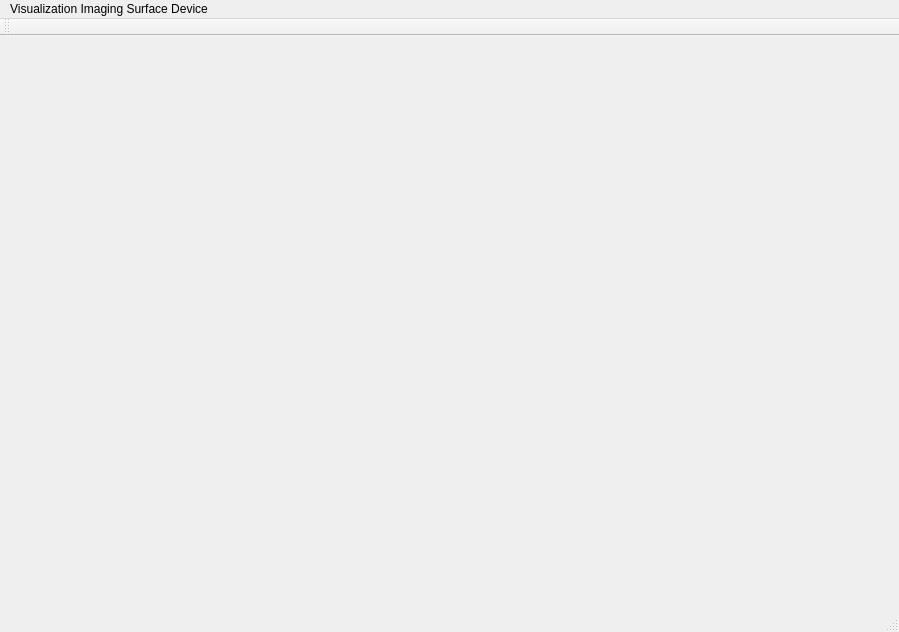
<?xml version="1.0" encoding="UTF-8"?>
<ui version="4.0">
 <class>MainWindow</class>
 <widget class="QMainWindow" name="MainWindow">
  <property name="geometry">
   <rect>
    <x>0</x>
    <y>0</y>
    <width>899</width>
    <height>632</height>
   </rect>
  </property>
  <property name="windowTitle">
   <string>MainWindow</string>
  </property>
  <widget class="QWidget" name="centralWidget">
   <widget class="QWidget" name="gridLayoutWidget">
    <property name="geometry">
     <rect>
      <x>20</x>
      <y>20</y>
      <width>851</width>
      <height>541</height>
     </rect>
    </property>
    <layout class="QGridLayout" name="gridLayout"/>
   </widget>
  </widget>
  <widget class="QMenuBar" name="menuBar">
   <property name="geometry">
    <rect>
     <x>0</x>
     <y>0</y>
     <width>899</width>
     <height>20</height>
    </rect>
   </property>
   <widget class="QMenu" name="menuVisualization_Imaging_Surface_Device">
    <property name="title">
     <string>Visualization Imaging Surface Device</string>
    </property>
   </widget>
   <addaction name="menuVisualization_Imaging_Surface_Device"/>
  </widget>
  <widget class="QToolBar" name="mainToolBar">
   <attribute name="toolBarArea">
    <enum>TopToolBarArea</enum>
   </attribute>
   <attribute name="toolBarBreak">
    <bool>false</bool>
   </attribute>
  </widget>
  <widget class="QStatusBar" name="statusBar"/>
 </widget>
 <layoutdefault spacing="6" margin="11"/>
 <resources/>
 <connections/>
</ui>
